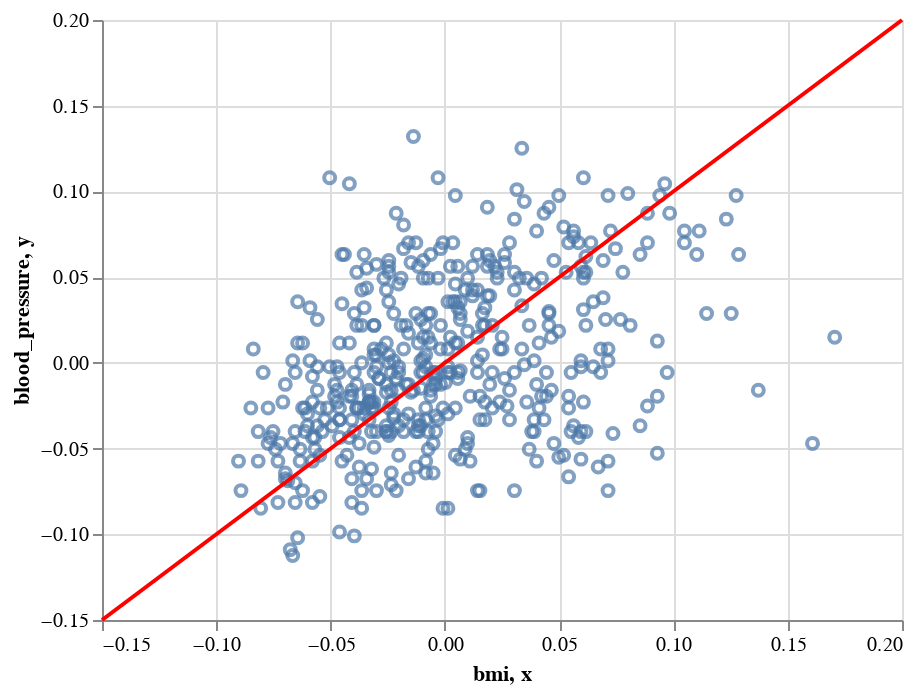

The code cell stored with this chart in its notebook:
### Code cell
alt.Chart(df).mark_point().encode(x="bmi", y="blood_pressure") + alt.Chart(pd.DataFrame([(-.15, -.15), (.2, .2)], columns=["x", "y"])).mark_line(color='red').encode(x="x", y="y")

### Figure 1 — Vega-Lite specification as saved in the notebook (floating-point values rounded to 4 significant figures; data arrays with more than 128 entries replaced by an {"elided": "..."} marker saying what was removed)
{"$schema": "https://vega.github.io/schema/vega-lite/v2.6.0.json", "config": {"view": {"height": 300, "width": 400}}, "datasets": {"data-589c6de015fd0cf6a5b03f8927576ecc": {"elided": "442 records"}, "data-bbf5bebd3312abd9f583c16e0e63a8e8": [{"x": -0.15, "y": -0.15}, {"x": 0.2, "y": 0.2}]}, "layer": [{"data": {"name": "data-589c6de015fd0cf6a5b03f8927576ecc"}, "encoding": {"x": {"field": "bmi", "type": "quantitative"}, "y": {"field": "blood_pressure", "type": "quantitative"}}, "mark": "point"}, {"data": {"name": "data-bbf5bebd3312abd9f583c16e0e63a8e8"}, "encoding": {"x": {"field": "x", "type": "quantitative"}, "y": {"field": "y", "type": "quantitative"}}, "mark": {"color": "red", "type": "line"}}]}
